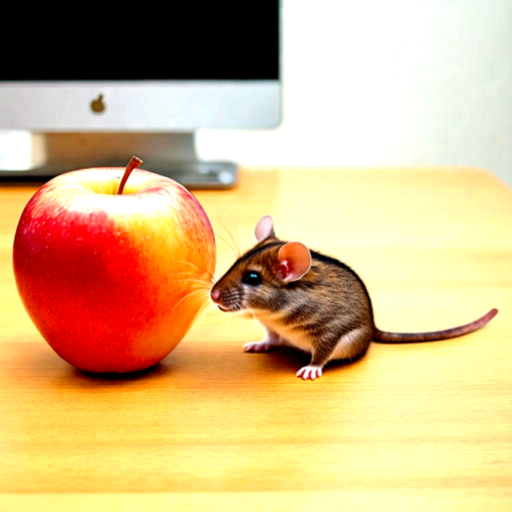
#> input picture Lesson 26/Apple.png, 1024 x 1024 px (shown at 1/2 size)
$ python -i ImageEnchancement.py   (imports and definitions only)
#> lines starting #> are read from the running program, lines starting #| are printed output that depends on the picture
#> further down, picture is the input picture: PIL image 1024x1024 RGB; mean R, G, B 213.5, 182.7, 132.8
from config import HF_API
from PIL import Image, ImageEnhance, ImageFilter
from io import BytesIO
import requests

API_URL = "https://router.huggingface.co/hf-inference/models/stabilityai/stable-diffusion-3-medium-diffusers"

# [17 lines left out: function generate_image, not called in this run]

def postprocess_image(img):
    enhancer = ImageEnhance.Brightness(img)
    brighted = enhancer.enhance(1.2)
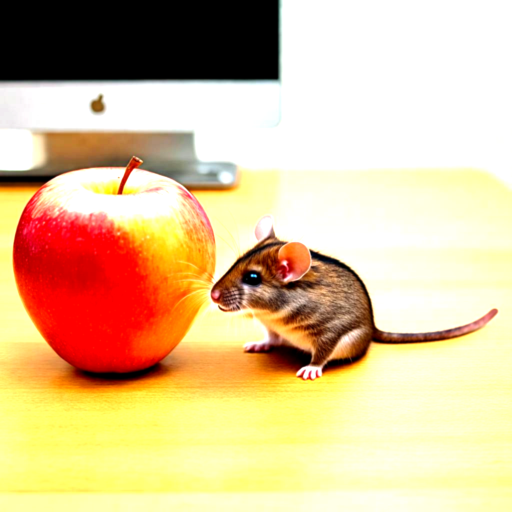
#> brighted: PIL image 1024x1024 RGB (shown at 1/2 size); mean R, G, B 220.8, 193.6, 150.5

    enhancer = ImageEnhance.Contrast(brighted)
    contrasted = enhancer.enhance(1.3)
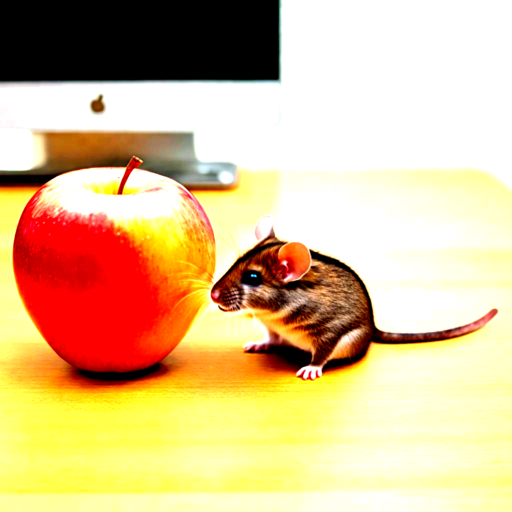
#> contrasted: PIL image 1024x1024 RGB (shown at 1/2 size); mean R, G, B 219.7, 190.5, 144.1

    soft_focus_image = contrasted.filter(ImageFilter.GaussianBlur(radius = 1))

    return soft_focus_image

# [24 lines left out: function main, not called in this run]

# [2 lines not run here, left out]


>>> from PIL import Image
>>> picture = Image.open('Apple.png')
>>> result = postprocess_image(picture)
